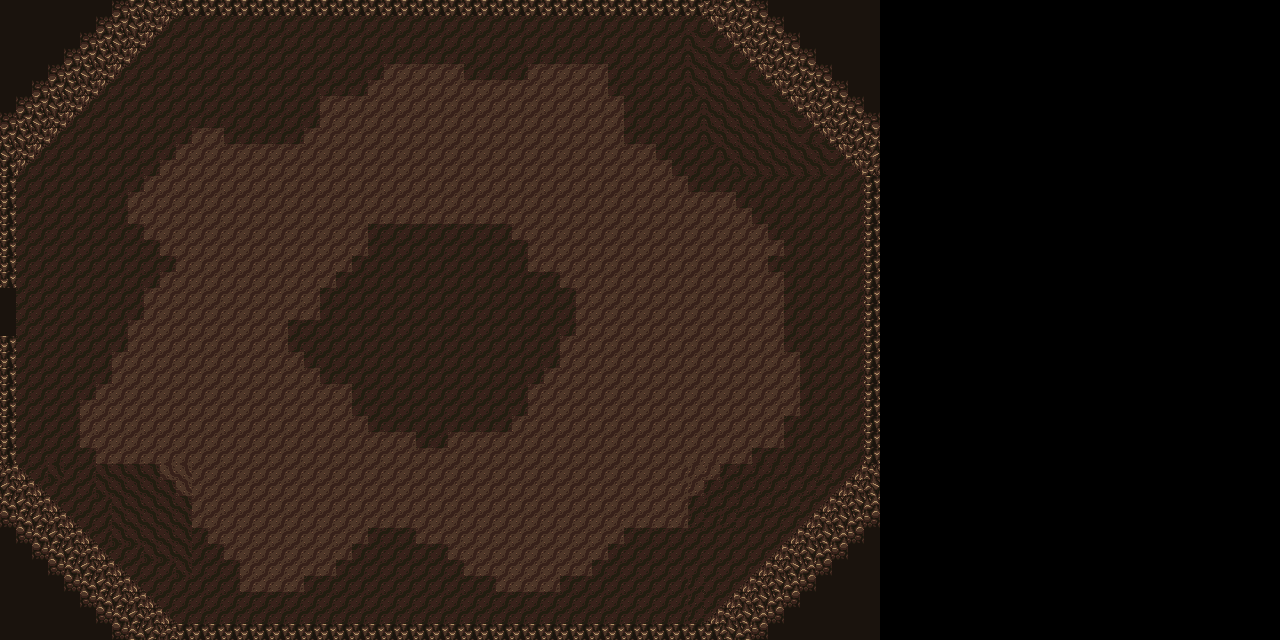

Rendered tile map (Tiled .tmx) drawn with the repository's tilesets; below, a short description and the map source with its tile grids summarised:
An orthogonal 80x40 tile map with 16x16 px tiles, 3 tile layers (terreno, mura, porta_caverna).

<map version="1.10" tiledversion="1.12.1" orientation="orthogonal" renderorder="right-down" width="80" height="40" tilewidth="16" tileheight="16" infinite="0" nextlayerid="4" nextobjectid="1">
 <tileset firstgid="1" source="caverna.tsx" />
 <layer id="1" name="terreno" width="80" height="40">
  <data>[3200 cells, 2200 non-empty, 9 distinct tile ids]</data>
 </layer>
 <layer id="2" name="mura" width="80" height="40">
  <data>[3200 cells, 403 non-empty, 8 distinct tile ids]</data>
 </layer>
 <layer id="3" name="porta_caverna" width="80" height="40">
  <data>[3200 cells, 3 non-empty, 1 distinct tile ids]</data>
 </layer>
</map>
